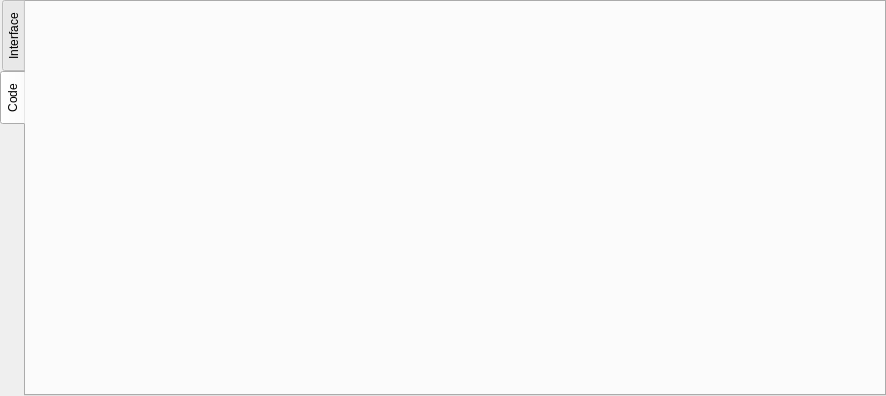
<?xml version="1.0" encoding="UTF-8"?>
<ui version="4.0">
 <class>Faust_Plugin_widget</class>
 <widget class="QWidget" name="Faust_Plugin_widget">
  <property name="geometry">
   <rect>
    <x>0</x>
    <y>0</y>
    <width>886</width>
    <height>396</height>
   </rect>
  </property>
  <property name="sizePolicy">
   <sizepolicy hsizetype="MinimumExpanding" vsizetype="MinimumExpanding">
    <horstretch>0</horstretch>
    <verstretch>0</verstretch>
   </sizepolicy>
  </property>
  <property name="windowTitle">
   <string>Form</string>
  </property>
  <layout class="QGridLayout" name="main_layout">
   <property name="sizeConstraint">
    <enum>QLayout::SetNoConstraint</enum>
   </property>
   <property name="leftMargin">
    <number>0</number>
   </property>
   <property name="topMargin">
    <number>0</number>
   </property>
   <property name="rightMargin">
    <number>0</number>
   </property>
   <property name="bottomMargin">
    <number>0</number>
   </property>
   <property name="spacing">
    <number>0</number>
   </property>
   <item row="0" column="0">
    <widget class="QTabWidget" name="tab_widget">
     <property name="sizePolicy">
      <sizepolicy hsizetype="MinimumExpanding" vsizetype="MinimumExpanding">
       <horstretch>0</horstretch>
       <verstretch>0</verstretch>
      </sizepolicy>
     </property>
     <property name="tabPosition">
      <enum>QTabWidget::West</enum>
     </property>
     <property name="currentIndex">
      <number>1</number>
     </property>
     <property name="documentMode">
      <bool>false</bool>
     </property>
     <property name="tabsClosable">
      <bool>false</bool>
     </property>
     <property name="movable">
      <bool>false</bool>
     </property>
     <widget class="QWidget" name="tab_plugin_interface">
      <property name="sizePolicy">
       <sizepolicy hsizetype="MinimumExpanding" vsizetype="MinimumExpanding">
        <horstretch>0</horstretch>
        <verstretch>0</verstretch>
       </sizepolicy>
      </property>
      <attribute name="title">
       <string>Interface</string>
      </attribute>
      <layout class="QHBoxLayout" name="faust_interface_layout_radium">
       <property name="leftMargin">
        <number>0</number>
       </property>
       <property name="topMargin">
        <number>0</number>
       </property>
       <property name="rightMargin">
        <number>0</number>
       </property>
       <property name="bottomMargin">
        <number>0</number>
       </property>
      </layout>
     </widget>
     <widget class="QWidget" name="tab_code_widget">
      <property name="sizePolicy">
       <sizepolicy hsizetype="MinimumExpanding" vsizetype="MinimumExpanding">
        <horstretch>0</horstretch>
        <verstretch>0</verstretch>
       </sizepolicy>
      </property>
      <property name="maximumSize">
       <size>
        <width>16777215</width>
        <height>16777215</height>
       </size>
      </property>
      <attribute name="title">
       <string>Code</string>
      </attribute>
      <layout class="QHBoxLayout" name="tab_develop_layout">
       <property name="leftMargin">
        <number>0</number>
       </property>
       <property name="topMargin">
        <number>0</number>
       </property>
       <property name="rightMargin">
        <number>0</number>
       </property>
       <property name="bottomMargin">
        <number>0</number>
       </property>
       <item>
        <widget class="QWidget" name="code_widget" native="true">
         <property name="sizePolicy">
          <sizepolicy hsizetype="MinimumExpanding" vsizetype="MinimumExpanding">
           <horstretch>0</horstretch>
           <verstretch>0</verstretch>
          </sizepolicy>
         </property>
         <layout class="QHBoxLayout" name="develop_layout">
          <property name="leftMargin">
           <number>0</number>
          </property>
          <property name="topMargin">
           <number>0</number>
          </property>
          <property name="rightMargin">
           <number>0</number>
          </property>
          <property name="bottomMargin">
           <number>0</number>
          </property>
          <item>
           <widget class="QWidget" name="faust_webview_widget" native="true">
            <property name="sizePolicy">
             <sizepolicy hsizetype="Expanding" vsizetype="Expanding">
              <horstretch>0</horstretch>
              <verstretch>0</verstretch>
             </sizepolicy>
            </property>
            <property name="minimumSize">
             <size>
              <width>0</width>
              <height>0</height>
             </size>
            </property>
            <property name="maximumSize">
             <size>
              <width>16777215</width>
              <height>16777215</height>
             </size>
            </property>
            <layout class="QVBoxLayout" name="faust_webview_layout">
             <property name="spacing">
              <number>0</number>
             </property>
             <property name="sizeConstraint">
              <enum>QLayout::SetDefaultConstraint</enum>
             </property>
             <property name="leftMargin">
              <number>0</number>
             </property>
             <property name="topMargin">
              <number>0</number>
             </property>
             <property name="rightMargin">
              <number>0</number>
             </property>
             <property name="bottomMargin">
              <number>0</number>
             </property>
            </layout>
           </widget>
          </item>
         </layout>
        </widget>
       </item>
      </layout>
     </widget>
    </widget>
   </item>
  </layout>
 </widget>
 <resources/>
 <connections/>
</ui>
